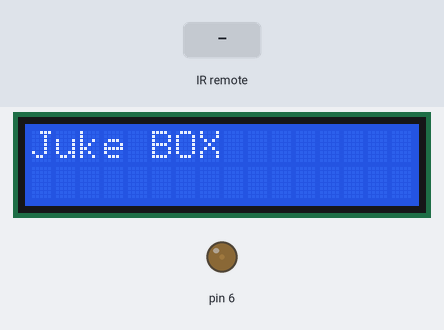
This sketch was run on a simulated Arduino Uno, built with avr-gcc and run on an emulated ATmega328P. On the bench: 16×2 character LCD, output pins drawn as LEDs (lit = HIGH). The inputs (shaded band) are chosen by the test bench. Pins used as bus, display or sensor lines are not drawn; what the sketch prints to the serial monitor is not drawn.

Above: at 1.2 s.
1.3 s: infrared code 0x1FEE01F received
At 1.7 s:
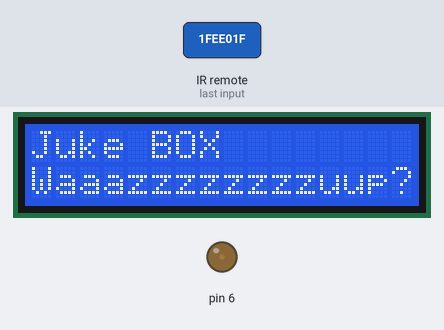
2.8 s: infrared code 0x1FE50AF received
At 4.0 s:
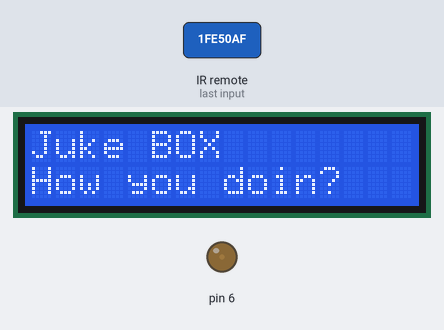
4.3 s: infrared code 0x1FED827 received
At 5.2 s:
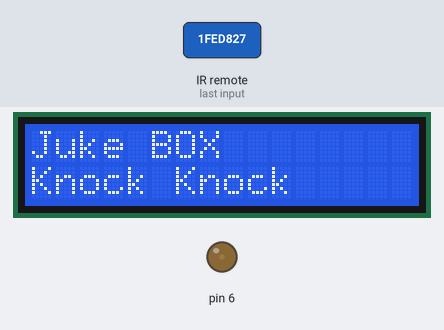
5.8 s: infrared code 0x1FEF807 received
At 6.3 s:
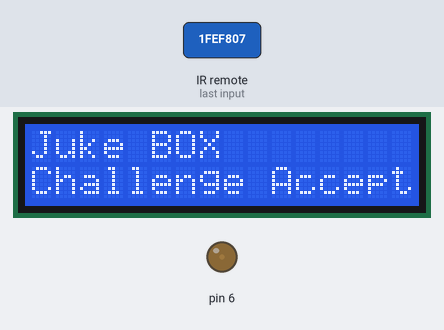
7.3 s: infrared code 0x1FE48B received
At 8.5 s:
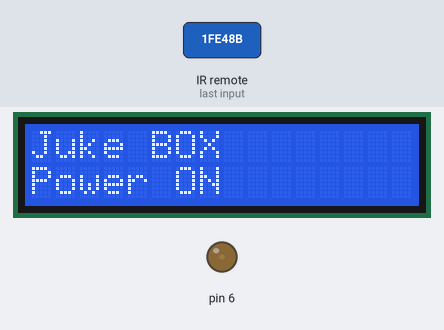
8.8 s: infrared code 0x1FEE01F received
At 9.8 s:
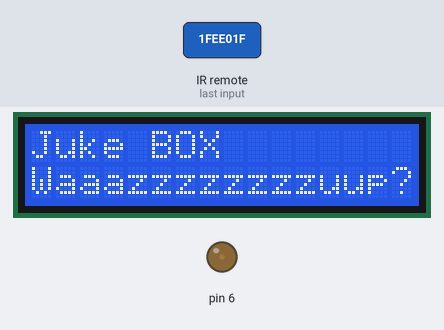
Timing chart, 0 to 11.3 s (numbered marks = the images above; inputs shaded):
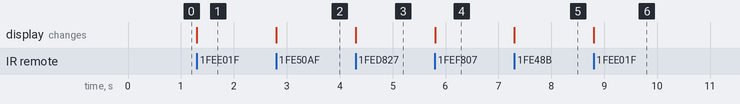

Measured:
- after the input at 1.3 s, the display: changes at once (image 1)
- after the input at 2.8 s, the display: changes at once (image 2)
- after the input at 4.3 s, the display: changes at once (image 3)
- after the input at 5.8 s, the display: changes at once (image 4)
- after the input at 7.3 s, the display: changes at once (image 5)
- after the input at 8.8 s, the display: changes at once (image 6)

The sketch:

jukebox.ino
```cpp
/* YourDuino.com Example Software Sketch
 IR Remote Kit Test
 Uses YourDuino.com IR Infrared Remote Control Kit 2
 http://arduino-direct.com/sunshop/index.php?l=product_detail&p=153
 based on code by Ken Shirriff - http://arcfn.com
 Get Library at: https://github.com/shirriff/Arduino-IRremote
 Unzip folder into Libraries. RENAME folder IRremote
 terry@yourduino.com */

/*-----( Import needed libraries )-----*/

#include "IRremote.h"
int receiver = 9;
#include <LiquidCrystal.h>
char ch;
int Contrast=15;
// initialize the library with the numbers of the interface pins
LiquidCrystal lcd(12, 11, 5, 4, 3, 2);
/*-----( Declare Constants )-----*/
 // pin 1 of IR receiver to Arduino digital pin 11

/*-----( Declare objects )-----*/
IRrecv irrecv(receiver);           // create instance of 'irrecv'
decode_results results;            // create instance of 'decode_results'
/*-----( Declare Variables )-----*/


void setup()   /*----( SETUP: RUNS ONCE )----*/
{
  analogWrite(6,Contrast);
  // set up the LCD's number of columns and rows:
  lcd.begin(16, 2);
  lcd.print("Juke BOX");
  analogWrite(9,28836);
  Serial.begin(9600);
  Serial.println("IR Receiver Raw Data + Button Decode Test");
  irrecv.enableIRIn(); // Start the receiver

}/*--(end setup )---*/


void loop()   /*----( LOOP: RUNS CONSTANTLY )----*/
{
  if (irrecv.decode(&results)) // have we received an IR signal?

  {
//    Serial.println(results.value, HEX);  UN Comment to see raw values
    translateIR();
    irrecv.resume(); // receive the next value
  }
}/* --(end main loop )-- */

/*-----( Declare User-written Functions )-----*/
void translateIR() // takes action based on IR code received

// describing Car MP3 IR codes

{

  switch(results.value)

  {

  case 0x1FE48B:
  lcd.setCursor(0,1);
      lcd.print("Power ON        ");
    break;

  case 0x1FEE01F:
    lcd.setCursor(0,1);
      lcd.print("Waaazzzzzzzzuup?");
Serial.write(1);
    break;

  case 0x1FE50AF:
    lcd.setCursor(0,1);
      lcd.print("How you doin?   ");
      Serial.write(2);
    break;

  case 0x1FED827:
  lcd.setCursor(0,1);
      lcd.print("Knock Knock     ");
      Serial.write(3);
    break;

  case 0x1FEF807:
    lcd.setCursor(0,1);
      lcd.print("Challenge Accepted");
      Serial.write(4);
    break;

  case 0xFFE01F:
    Serial.println(" VOL-           ");
    break;

  case 0xFFA857:
    Serial.println(" VOL+           ");
    break;

  case 0xFF906F:
    Serial.println(" EQ             ");
    break;

  case 0xFF6897:
    Serial.println(" 0              ");
    break;

  case 0xFF9867:
    Serial.println(" 100+           ");
    break;

  case 0xFFB04F:
    Serial.println(" 200+           ");
    break;

  case 0xFF30CF:
    Serial.println(" 1              ");
    break;

  case 0xFF18E7:
    Serial.println(" 2              ");
    break;

  case 0xFF7A85:
    Serial.println(" 3              ");
    break;

  case 0xFF10EF:
    Serial.println(" 4              ");
    break;

  case 0xFF38C7:
    Serial.println(" 5              ");
    break;

  case 0xFF5AA5:
    Serial.println(" 6              ");
    break;

  case 0xFF42BD:
    Serial.println(" 7              ");
    break;

  case 0xFF4AB5:
    Serial.println(" 8              ");
    break;

  case 0xFF52AD:
    Serial.println(" 9              ");
    break;

  default:
    Serial.println(" other button   ");

  }

  delay(500);


} //END translateIR


/* ( THE END ) */
```
